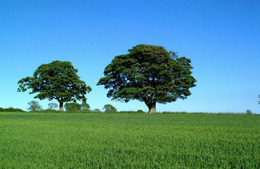
%> input picture DIA/A1/color.png, 260 x 169 px, shrunk from 880 x 572 before the run
$ octave Swatches.m   (GNU Octave 9; MATLAB toolbox functions it lacks are replaced by stand-ins)
%> lines starting %> are read from the running program, lines starting %| are printed output that depends on the picture
img1 = imread('color.png');
%> img1 is the input picture: size 169x260x3 uint8; mean R, G, B 82.2, 142.9, 149.2
img2 = imread('gray.png');
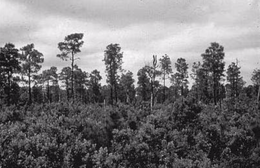
%> input picture DIA/A1/gray.png, 260 x 168 px, shrunk from 880 x 570 before the run
%> img2 is the input picture: size 168x260x3 uint8; mean R, G, B 121.6, 119.7, 121.6
I = rgb2gray(img2);
img = imresize(img1,0.2);
lab = rgb2lab(img);
%> lab: size 34x52x3 double; mean of channels 1, 2, 3 55.8, -13.8, -7.7
l = lab(:,:,1);
a = lab(:,:,2);
b = lab(:,:,3);
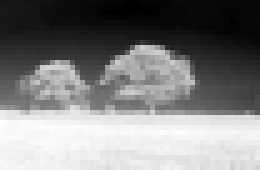
%> b: size 34x52 double (shown 5 times larger); min -57.56, max 42.38, mean -7.7; drawn with min black and max white

lum = l/100;
[r,c] = size(lum);
%> r = 34; c = 52
X = reshape(lum,r*c,1);
%> X = 1768 values, max 0.946 at index 974, min 0.0429 at index 930, mean 0.558
I = double(I)/255;
%> I: size 168x260 double
imshowpair(img1,I,'montage');
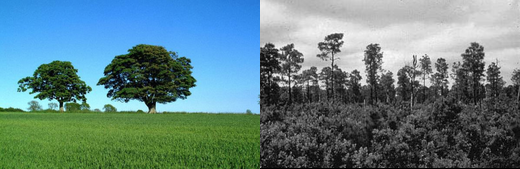
%> displayed picture: size 169x520x3, on the screen's scale of 0 to 255; mean R, G, B 99.4, 129.7, 132.9
pause(5);
n = input('Enter number of swatches: ');
%> the answer given: 3
[idx,C] = kmeans(X,n);
%> idx = 1768 values, max 3 at index 1, min 1 at index 221, mean 2.35; C = [0.212; 0.724; 0.505]

Map = zeros(n,3);
for i=1:n
    R = abs(lum-C(i,1));
    [r,c] = find(R==min(min(R)));
    Map(i,:) = lab(r(1,1),c(1,1),:);
end
%> this loop made 3 passes
%> (r, c) on passes 1 to 3: (19, 13), (23, 39), (16, 39)
%> pass 1, `R = abs(lum-C(i,1));`:
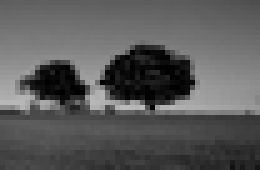
%> R: size 34x52 double (shown 5 times larger); min 0.00173, max 0.734, mean 0.353
%> pass 3, `R = abs(lum-C(i,1));`:
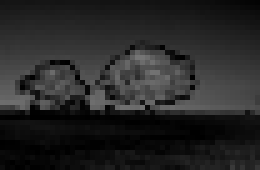
%> R: size 34x52 double (shown 5 times larger); min 0.000119, max 0.462, mean 0.151
%> after the loop, Map = [20.99 -15.85 18.47; 72.39 -17.45 -2.79; 50.46 -18.28 -1.44]
Map(:,1) = Map(:,1)/100;

[r,c] = size(I);
%> r = 168; c = 260
LAB = zeros(r,c,3);
for i=1:r
    for j=1:c
        R = abs(Map(:,1)-I(i,j));
        r1 = find(R==min(R));
        LAB(i,j,:) = Map(r1(1,1),:);
    end
end
%> LAB: size 168x260x3 double; mean of channels 1, 2, 3 0.444, -16.76, 7.85

LAB(:,:,1) = LAB(:,:,1)*100;
%> LAB: size 168x260x3 double; mean of channels 1, 2, 3 44.4, -16.8, 7.8
RGB = lab2rgb(LAB,'OutputType','uint8');
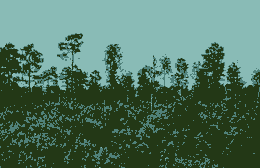
%> RGB: size 168x260x3 uint8; mean R, G, B 79.7, 115.3, 95.8
imshowpair(I,RGB,'montage');
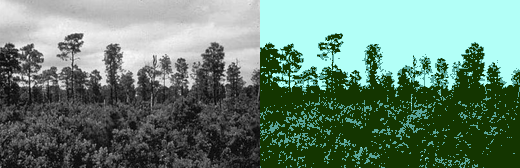
%> displayed picture: size 168x520x3, on the screen's scale of 0 to 255; mean R, G, B 103.3, 130.8, 115.6
